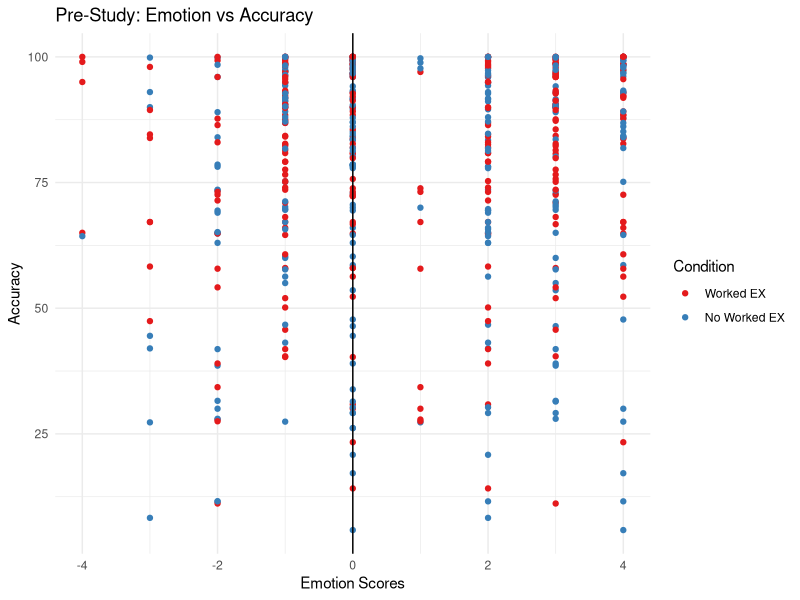
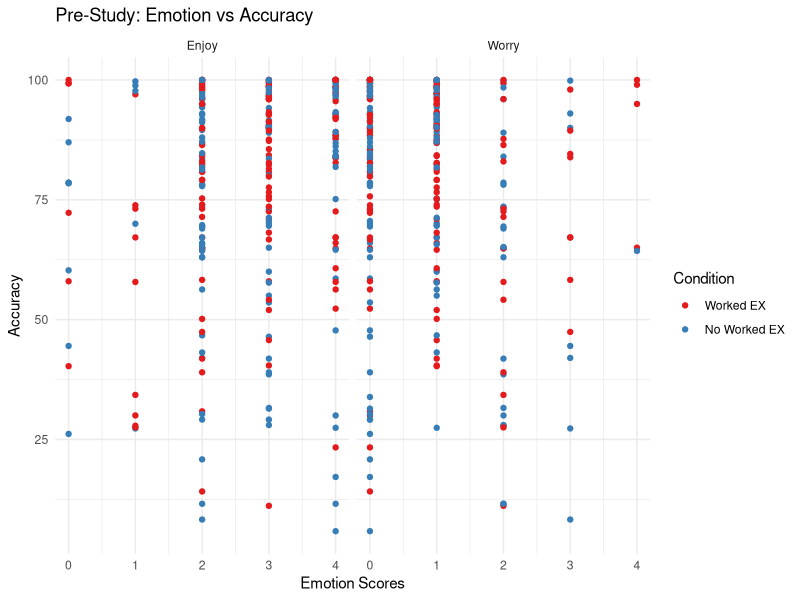
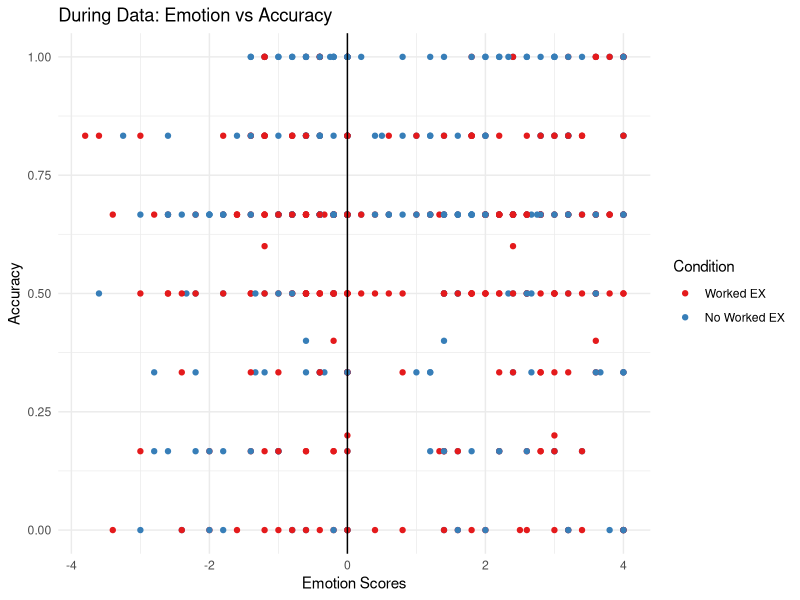
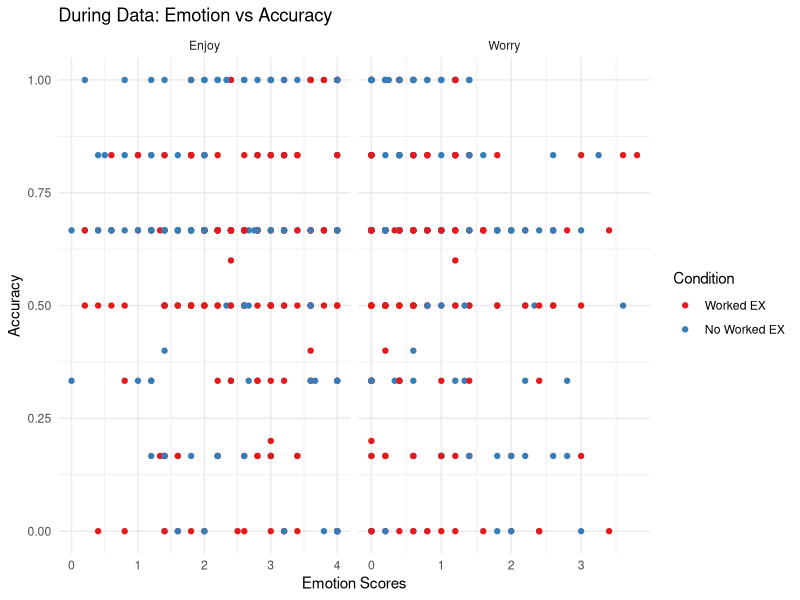
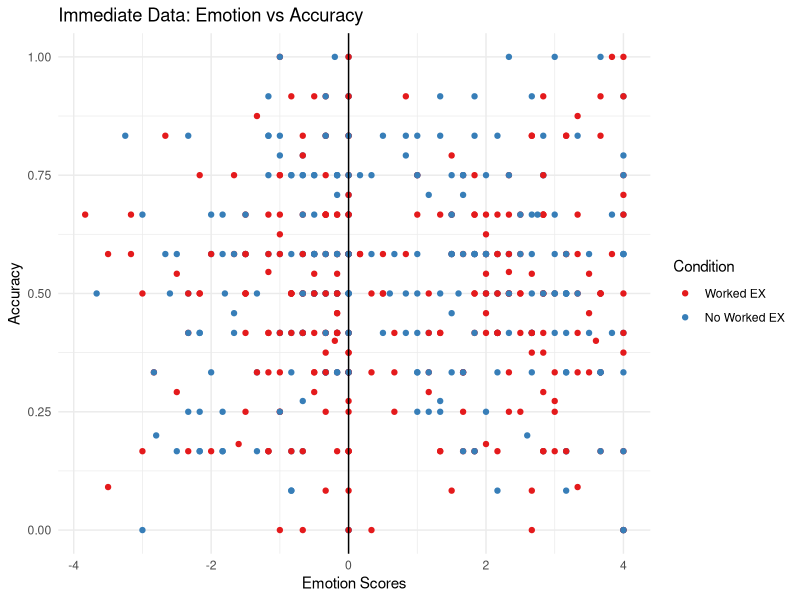
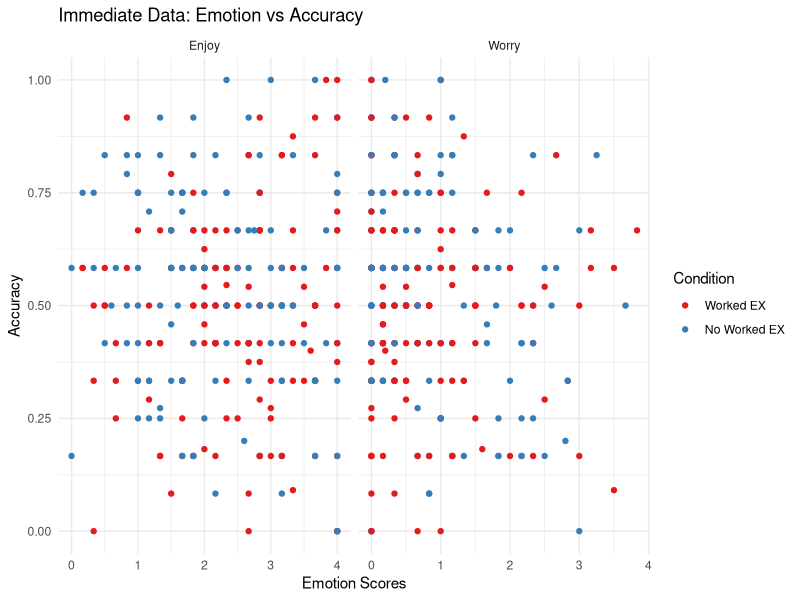
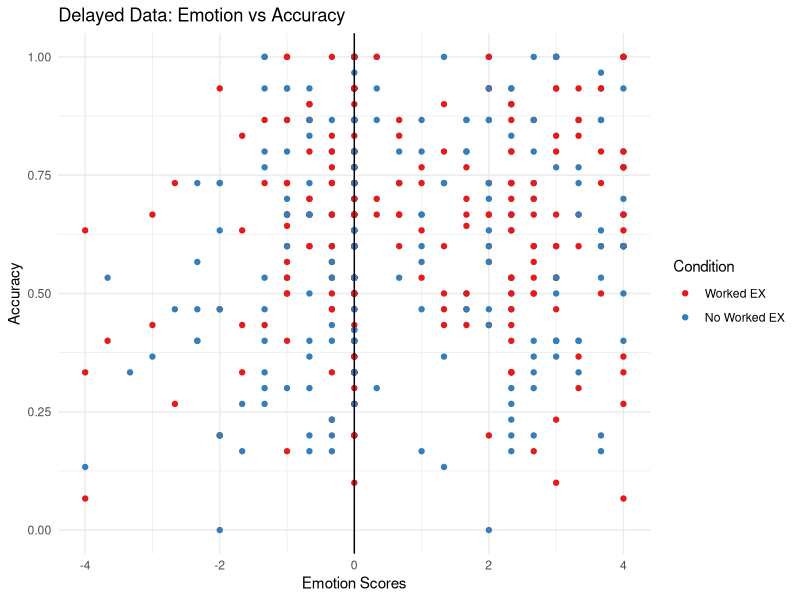
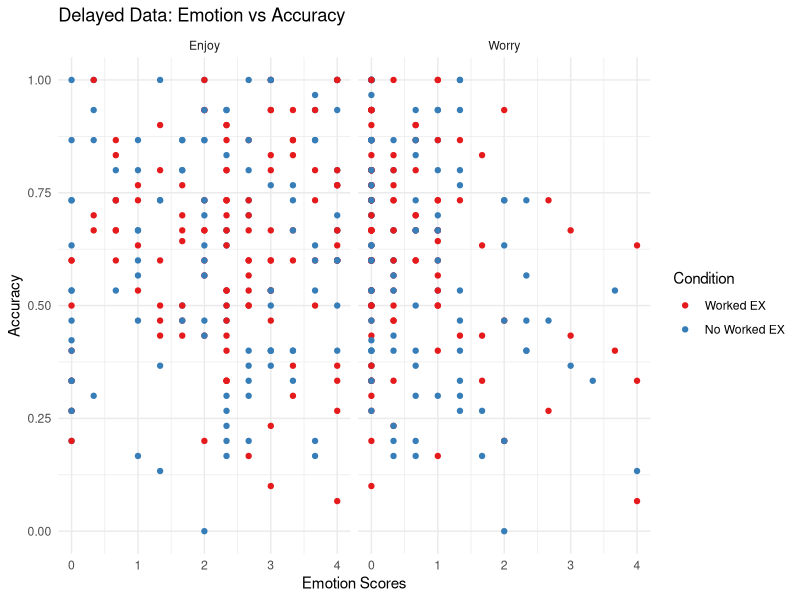

Reproduce these figures in R, in order.
## ---- chunk 1
knitr::opts_chunk$set(echo = TRUE)
## ---- chunk 2
library(dplyr)
library(tidyverse)
## ---- chunk 3
mathCOVID <- readxl::read_excel('../data/KidsCOVID_Winter21_raw data.xlsx')
## ---- chunk 4
# Omitting rows with NA values from data
df_nd <- mathCOVID %>% 
          mutate(drop = replace_na(drop, 0)) %>% 
          filter(drop != 1) %>% 
          mutate("id"= row_number(), .before = drop )
head(df_nd)
## ---- chunk 5
df <- df_nd %>% 
    select("id", "Condition", "Sex", "Base_Enjoy", "Base_Worry", 
            "During_OverallAcc", "During_HOT", "DurImm_OverallAcc", "DurImm_HOT",
            "Del_OverallAcc", "Del_acc", "Del_HOT",
           "Understand_avg", "PaidAttn_avg", 
           "SI_1","SI_2","SI_3","SI_4","SI_5","SI_6","SI_7","SI_8","SI_9","SI_10",
           "SI_avg")
head(df)
## ---- chunk 6
# Emotion dataset: Enjoy/Worry with Mind Wandering and Understanding Factors
emotion_df <- df_nd %>% select("id","Condition", "Sex", contains("Enjoy"), contains("Worry")) %>% mutate(pre  = Base_Enjoy - Base_Worry,
              emotion0 = Enjoy_0 - Worry_0,
              emotion1 = Enjoy_1 - Worry_1,
              emotion2 = Enjoy_2 - Worry_2,
              emotion3 = Enjoy_3 - Worry_3,
              emotion4d = D_Enjoy_1 - D_Worry_1,
              emotion5d = D_Enjoy_2 - D_Worry_2,
              emotion6d = D_Enjoy_3 - D_Worry_3,
              emotion_dur_avg = Enjoy_During_avg - Worry_During_avg,
              emotion_imm_avg = Enjoy_Imm_avg - Worry_Imm_avg,
              emotion_durI_avg = Enjoy_DurImm_avg - Worry_DurImm_avg,
              emotion_del_avg = Enjoy_Del_avg - Worry_Del_avg)
mw_under <- df_nd %>% select("MW_day1_avg", "MW_day2_avg", contains("under"))
emotion_df = cbind(emotion_df, mw_under)
head(emotion_df)
## ---- chunk 7
# Create a table with: id, condition z, Y(1), Y(0), and causal effect Y(1) - Y(0)
mw_under_avg_cond <- emotion_df %>% select("id","Condition", "Sex", contains("MW"), contains("under")) %>% 
  #filter(Condition == 1) #%>% 
  group_by(Condition) %>% summarize(mw = mean(MW_day1_avg, na.rm = TRUE), 
                                    understanding = mean(Understand_avg, na.rm = TRUE)) %>% mutate(Condition = c("Worked EX","No Worked EX"))
mw_under_avg_cond
## ---- chunk 8
df_t <- data.frame(t(mw_under_avg_cond)) %>% slice(2:3)
SPF <- df_t %>% mutate(SPF = as.numeric(X1) - as.numeric(X2)) %>% select("SPF")
SPF
## ---- chunk 9
acc <- df_nd %>% select(During_OverallAcc,DurImm_OverallAcc, Del_OverallAcc)
emotion_df2 <- emotion_df %>% select(id, Condition,Sex,Base_Enjoy,Base_Worry, contains("avg")) %>% 
          select(-c(Worry_Imm_avg, Enjoy_Imm_avg, emotion_imm_avg))
emotion_df2 <- cbind(emotion_df2, acc)
## ---- chunk 10
enjoy <- emotion_df2 %>% select(1:4, 6:8, 15:20) %>% mutate(emotion = "Enjoy")
worry <- emotion_df2 %>% select(1:3, Base_Worry, 9:11, 15:20) %>% mutate(emotion = "Worry")
col_names <- c("id","cond", "sex", "pre","dur", "durI","del","mw1","mw2","under","dur_acc", "durI_acc", "del_acc","emotion" )
colnames(enjoy) <- col_names
colnames(worry) <- col_names
worry2 <- worry %>% mutate(pre = -pre, dur = -dur, durI = -durI, del = -del)  
## ---- chunk 11
rbind(enjoy, worry2) %>% 
  ggplot(aes(x = pre, y = under, color = cond)) + geom_point() + 
  geom_vline(xintercept = 0) + theme_minimal() + 
  labs(title = "Pre-Study: Emotion vs Accuracy", x = "Emotion Scores", y = "Accuracy", color = "Condition") + 
  scale_color_brewer(palette="Set1", labels = c("Worked EX", "No Worked EX")) 
rbind(worry, enjoy) %>% 
  ggplot(aes(x = pre, y = under, color = cond)) + geom_point() +
  facet_grid(.~emotion, scales = "free", labeller = labeller(enjoy = "Enjoy", worry = "Worry")) +
  theme_minimal() + 
  labs(title = "Pre-Study: Emotion vs Accuracy", x = "Emotion Scores", y = "Accuracy", color = "Condition") + 
  scale_color_brewer(palette="Set1", labels = c("Worked EX", "No Worked EX"))
## ---- chunk 12
rbind(enjoy, worry2) %>% 
  ggplot(aes(x = dur, y = dur_acc, color = cond)) + geom_point() + 
  geom_vline(xintercept = 0) + theme_minimal() + 
  labs(title = "During Data: Emotion vs Accuracy", x = "Emotion Scores", y = "Accuracy", color = "Condition") + 
  scale_color_brewer(palette="Set1", labels = c("Worked EX", "No Worked EX")) 
rbind(worry, enjoy) %>% 
  ggplot(aes(x = dur, y = dur_acc, color = cond)) + geom_point() +
  facet_grid(.~emotion, scales = "free", labeller = labeller(enjoy = "Enjoy", worry = "Worry")) +
  theme_minimal() + 
  labs(title = "During Data: Emotion vs Accuracy", x = "Emotion Scores", y = "Accuracy", color = "Condition") + 
  scale_color_brewer(palette="Set1", labels = c("Worked EX", "No Worked EX"))
## ---- chunk 13
rbind(enjoy, worry2) %>% 
  ggplot(aes(x = durI, y = durI_acc, color = cond)) + geom_point() + 
  geom_vline(xintercept = 0) + theme_minimal() + 
  labs(title = "Immediate Data: Emotion vs Accuracy", x = "Emotion Scores", y = "Accuracy", color = "Condition") + 
  scale_color_brewer(palette="Set1", labels = c("Worked EX", "No Worked EX")) 
rbind(worry, enjoy) %>% 
  ggplot(aes(x = durI, y = durI_acc, color = cond)) + geom_point() +
  facet_grid(.~emotion, scales = "free", labeller = labeller(enjoy = "Enjoy", worry = "Worry")) +
  theme_minimal() + 
  labs(title = "Immediate Data: Emotion vs Accuracy", x = "Emotion Scores", y = "Accuracy", color = "Condition") + 
  scale_color_brewer(palette="Set1", labels = c("Worked EX", "No Worked EX"))
## ---- chunk 14
rbind(enjoy, worry2) %>% 
  ggplot(aes(x = del, y = del_acc, color = cond)) + geom_point() + 
  geom_vline(xintercept = 0) + theme_minimal() + 
  labs(title = "Delayed Data: Emotion vs Accuracy", x = "Emotion Scores", y = "Accuracy", color = "Condition") + 
  scale_color_brewer(palette="Set1", labels = c("Worked EX", "No Worked EX")) 
rbind(worry, enjoy) %>% 
  ggplot(aes(x = del, y = del_acc, color = cond)) + geom_point() +
  facet_grid(.~emotion, scales = "free", labeller = labeller(enjoy = "Enjoy", worry = "Worry")) +
  theme_minimal() + 
  labs(title = "Delayed Data: Emotion vs Accuracy", x = "Emotion Scores", y = "Accuracy", color = "Condition") + 
  scale_color_brewer(palette="Set1", labels = c("Worked EX", "No Worked EX"))
## ---- chunk 15
rbind(enjoy, worry2) %>% 
   mutate(mw_avg = rowMeans(rbind(enjoy, worry2)[ , c(8,9)], na.rm=TRUE)) %>% 
  ggplot(aes(x = pre, y = mw_avg, color = cond)) + 
  geom_point() + 
  geom_vline(xintercept = 0) + theme_minimal() + 
  labs(title = "Pre-Study: Emotion vs Mind Wandering", x = "Emotion Scores", y = "Mind Wandering", color = "Condition") + 
  scale_color_brewer(palette="Set1", labels = c("Worked EX", "No Worked EX")) 
rbind(enjoy, worry2) %>% 
   mutate(mw_avg = rowMeans(rbind(enjoy, worry2)[ , c(8,9)], na.rm=TRUE)) %>% 
  ggplot(aes(x = pre, y = mw_avg, color = cond)) + geom_point() +
  facet_grid(.~emotion, scales = "free", labeller = labeller(enjoy = "Enjoy", worry = "Worry")) +
  theme_minimal() + 
  labs(title = "Pre-Study: Emotion vs Mind Wandering", x = "Emotion Scores", y = "Mind Wandering", color = "Condition") + 
  scale_color_brewer(palette="Set1", labels = c("Worked EX", "No Worked EX"))
## ---- chunk 16
rbind(enjoy, worry2) %>% 
   mutate(mw_avg = rowMeans(rbind(enjoy, worry2)[ , c(8,9)], na.rm=TRUE)) %>% 
  ggplot(aes(x = dur, y = mw_avg, color = cond)) + geom_point() + 
  geom_vline(xintercept = 0) + theme_minimal() + 
  labs(title = "During Data: Emotion vs Mind Wandering", x = "Emotion Scores", y = "Mind Wandering", color = "Condition") + 
  scale_color_brewer(palette="Set1", labels = c("Worked EX", "No Worked EX"))

rbind(enjoy, worry2) %>% 
   mutate(mw_avg = rowMeans(rbind(enjoy, worry2)[ , c(8,9)], na.rm=TRUE)) %>% 
  ggplot(aes(x = dur, y = mw_avg, color = cond)) + geom_point() +
  facet_grid(.~emotion, scales = "free", labeller = labeller(enjoy = "Enjoy", worry = "Worry")) +
  theme_minimal() + 
  labs(title = "During Data: Emotion vs Mind Wandering", x = "Emotion Scores", y = "Mind Wandering", color = "Condition") + 
  scale_color_brewer(palette="Set1", labels = c("Worked EX", "No Worked EX"))
## ---- chunk 17
rbind(enjoy, worry2) %>% 
   mutate(mw_avg = rowMeans(rbind(enjoy, worry2)[ , c(8,9)], na.rm=TRUE)) %>% 
  ggplot(aes(x = durI, y = mw_avg, color = cond)) + geom_point() + 
  geom_vline(xintercept = 0) + theme_minimal() + 
  labs(title = "Immediate Data: Emotion vs Mind Wandering", x = "Emotion Scores", y = "Mind Wandering", color = "Condition") + 
  scale_color_brewer(palette="Set1", labels = c("Worked EX", "No Worked EX")) 
rbind(enjoy, worry2) %>% 
   mutate(mw_avg = rowMeans(rbind(enjoy, worry2)[ , c(8,9)], na.rm=TRUE)) %>% 
  ggplot(aes(x = durI, y = mw_avg, color = cond)) + geom_point() +
  facet_grid(.~emotion, scales = "free", labeller = labeller(enjoy = "Enjoy", worry = "Worry")) +
  theme_minimal() + 
  labs(title = "Immediate Data: Emotion vs Mind Wandering", x = "Emotion Scores", y = "Accuracy", color = "Condition") + 
  scale_color_brewer(palette="Set1", labels = c("Worked EX", "No Worked EX"))
## ---- chunk 18
rbind(enjoy, worry2) %>% 
   mutate(mw_avg = rowMeans(rbind(enjoy, worry2)[ , c(8,9)], na.rm=TRUE)) %>% 
  ggplot(aes(x = del, y = mw_avg, color = cond)) + geom_point() + 
  geom_vline(xintercept = 0) + theme_minimal() + 
  labs(title = "Delayed Data: Emotion vs Mind Wandering", x = "Emotion Scores", y = "Mind Wandering", color = "Condition") + 
  scale_color_brewer(palette="Set1", labels = c("Worked EX", "No Worked EX")) 

rbind(enjoy, worry2) %>% 
   mutate(mw_avg = rowMeans(rbind(enjoy, worry2)[ , c(8,9)], na.rm=TRUE)) %>% 
  ggplot(aes(x = del, y = mw_avg, color = cond)) + geom_point() +
  facet_grid(.~emotion, scales = "free", labeller = labeller(enjoy = "Enjoy", worry = "Worry")) +
  theme_minimal() + 
  labs(title = "Delayed Data: Emotion vs Mind Wandering", x = "Emotion Scores", y = "Mind Wandering", color = "Condition") + 
  scale_color_brewer(palette="Set1", labels = c("Worked EX", "No Worked EX"))
## ---- chunk 19
pc_df <-  rbind(enjoy, worry) %>% mutate( 
            pc1 = case_when(pre != 0 ~ (pre - dur)/pre,
                             pre == 0 ~ 0),
            pc2 = case_when(pre != 0 ~ (pre - durI)/pre,
                             pre == 0 ~ 0),
            pc3 = case_when(pre != 0 ~ (pre - del)/pre,
                             pre == 0 ~ 0)
            ) %>% select(cond, emotion, contains("pc")) %>% 
            group_by(emotion, cond) %>% summarize(pc1_avg = mean(pc1, na.rm = TRUE), pc2_avg = mean(pc2, na.rm = TRUE), pc3_avg = mean(pc3, na.rm = TRUE)) 
pc1 <- pc_df %>% select(1:3) %>% mutate(period = 1)
pc2 <- pc_df %>% select(1:2,4) %>% mutate(period = 2)
pc3 <- pc_df %>% select(1:2,5) %>% mutate(period = 3)
col_names <-  c("emotion", "cond", "pc", "period")
colnames(pc1) <- col_names
colnames(pc2) <- col_names
colnames(pc3) <- col_names
rbind(pc1,pc2,pc3) %>% ggplot(aes(period,y = pc, color = cond, linetype = emotion)) + 
  geom_line() + geom_point() + theme_minimal() +
  labs(title = "Base Emotion Percent Change", y = "Percent Change",
       color = "Condition", linetype = "Emotion") +
  scale_x_continuous(  breaks = c(1, 2, 3),
  label = c("During", "Immediate", "Delayed")) +
  theme(axis.title.x = element_blank()) + 
  scale_color_brewer(palette="Set1", labels = c("Worked EX", "No Worked EX"))
## ---- chunk 20
rbind(pc1,pc2,pc3) %>% ggplot(aes(period,y = pc, color = cond)) + 
  geom_line() + geom_point() + facet_grid(.~emotion, scales = "free", labeller = labeller(enjoy = "Enjoy", worry = "Worry")) + theme_minimal() +
  labs(title = "Base Emotion Percent Change", y = "Percent Change",
       color = "Condition", linetype = "Emotion") +
  scale_x_continuous(  breaks = c(1, 2, 3),
  label = c("During", "Immediate", "Delayed")) +
  theme(axis.title.x = element_blank(), axis.text.x = element_text(angle = 90, vjust = 0.5, hjust=1)) + 
  scale_color_brewer(palette="Set1", labels = c("Worked EX", "No Worked EX"))
